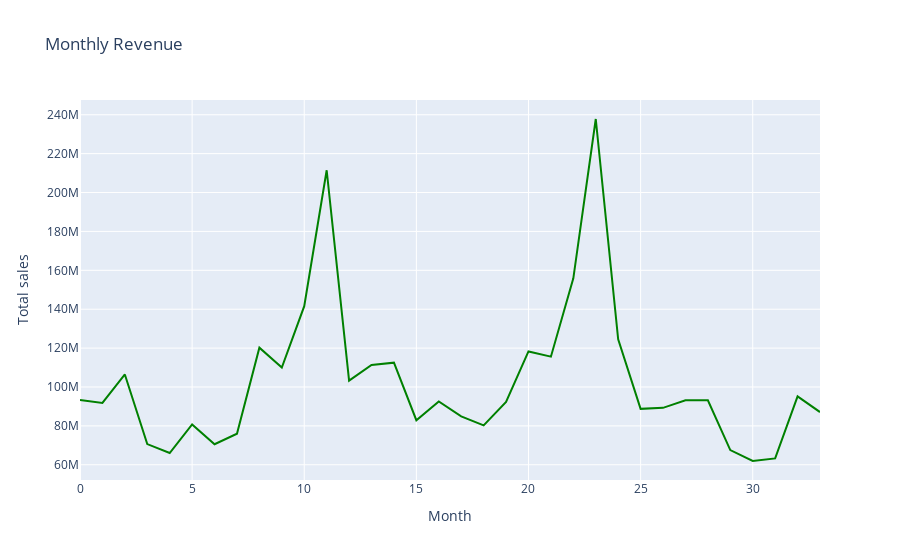

Source (notebook cell):
### Code cell
chosen_colors=cl.scales['5']['qual']['Paired']
ply.init_notebook_mode(connected=True)
temp_df = train_merged.groupby('date_block_num')[['total_sales']].sum().reset_index()
temp_df.astype('float')

fig = go.Figure()
fig.add_trace(go.Scatter(x=temp_df.date_block_num, y=temp_df.total_sales,
                    mode='lines',
                    line= dict(color='green', width=2)))

fig.update_layout(title='Monthly Revenue',
                   xaxis_title='Month',
                   yaxis_title='Total sales')

fig.show()

### Figure 1 — Plotly figure (JSON) as saved in the notebook; plotly's stock layout.template omitted (floating-point values rounded to 4 significant figures)
{"data": [{"line": {"color": "green", "width": 2}, "mode": "lines", "type": "scatter", "x": [0, 1, 2, 3, 4, 5, 6, 7, 8, 9, 10, 11, 12, 13, 14, 15, 16, 17, 18, 19, 20, 21, 22, 23, 24, 25, 26, 27, 28, 29, 30, 31, 32, 33], "y": [93350000.0, 91810000.0, 106400000.0, 70640000.0, 66050000.0, 80770000.0, 70580000.0, 75970000.0, 120200000.0, 110000000.0, 141600000.0, 211500000.0, 103300000.0, 111400000.0, 112500000.0, 82910000.0, 92520000.0, 84920000.0, 80260000.0, 92340000.0, 118300000.0, 115600000.0, 155900000.0, 237800000.0, 124500000.0, 88760000.0, 89280000.0, 93140000.0, 93190000.0, 67570000.0, 61950000.0, 63260000.0, 95170000.0, 87110000.0]}], "layout": {"title": {"text": "Monthly Revenue"}, "xaxis": {"title": {"text": "Month"}}, "yaxis": {"title": {"text": "Total sales"}}}}
